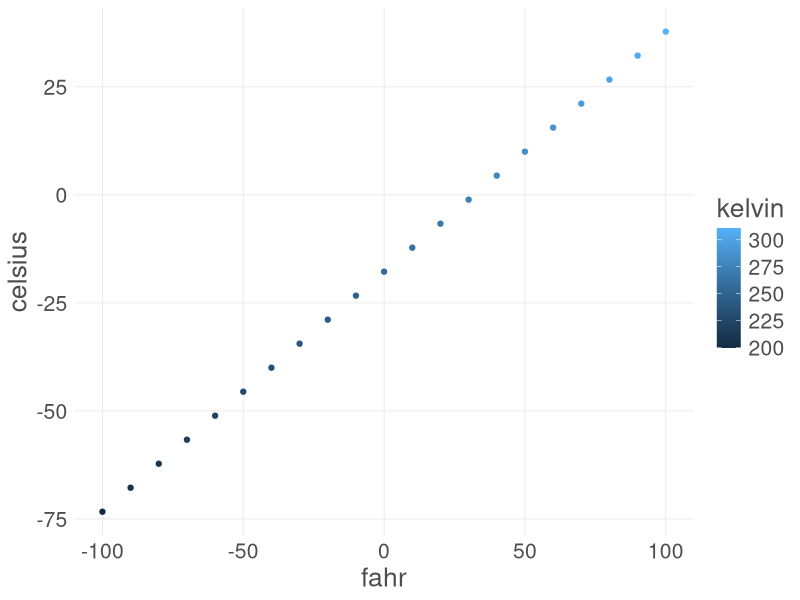

The R source for this figure:
## Function workshop
## Nov 14 2023
## Created by Daisuke Seto

airtemps <- c(212,20.3,78,32)
celsius1 <- (airtemps[1]-32)*5/9

## wirte function
#' Converting 
#'
#' @param fahr 
#'
#' @return numeric to numeric vector in degrees celsius
#' @export
#'
#' @examples
#' F_to_C(32)
#' F_to_C(c(32,20.4,72))
#' 
F_to_C <- function(fahr){
celsius <- (fahr -32)*5/9
return(celsius)
}


C_to_F <- function(cels){
  fahr <- celsius *9/5 +32
  return(fahr)
}

result <- F_to_C(airtemps)
airtemp = result


## Create a function to covert 
convert_temps <- function(fahr){
  celsius <- (fahr -32)*5/9
  
  kelvin <- celsius + 273
  
  return(list(fahr = fahr, celsius = celsius, kelvin = kelvin))
  
}

temps_df <- data.frame(convert_temps(seq(-100,100,10)))

## function 
custom_theme <- function(base_size = 9) {
  ggplot2::theme(
    text             = ggplot2::element_text(family = 'Helvetica', 
                                             color = 'gray30', 
                                             size = base_size),
    plot.title       = ggplot2::element_text(size = ggplot2::rel(1.25), 
                                             hjust = 0.5, 
                                             face = 'bold'),
    panel.background = ggplot2::element_blank(),
    panel.border     = ggplot2::element_blank(),
    panel.grid.minor = ggplot2::element_blank(),
    panel.grid.major = ggplot2::element_line(colour = 'grey90', 
                                             linewidth = 0.25),
    legend.position  = 'right',
    legend.key       = ggplot2::element_rect(colour = NA, 
                                             fill = NA),
    axis.ticks       = ggplot2::element_blank(),
    axis.line        = ggplot2::element_blank()
  )
}

library(ggplot2)

ggplot(temps_df, mapping = aes(x = fahr, y = celsius, color = kelvin)) +
  geom_point() +
  custom_theme(19)
